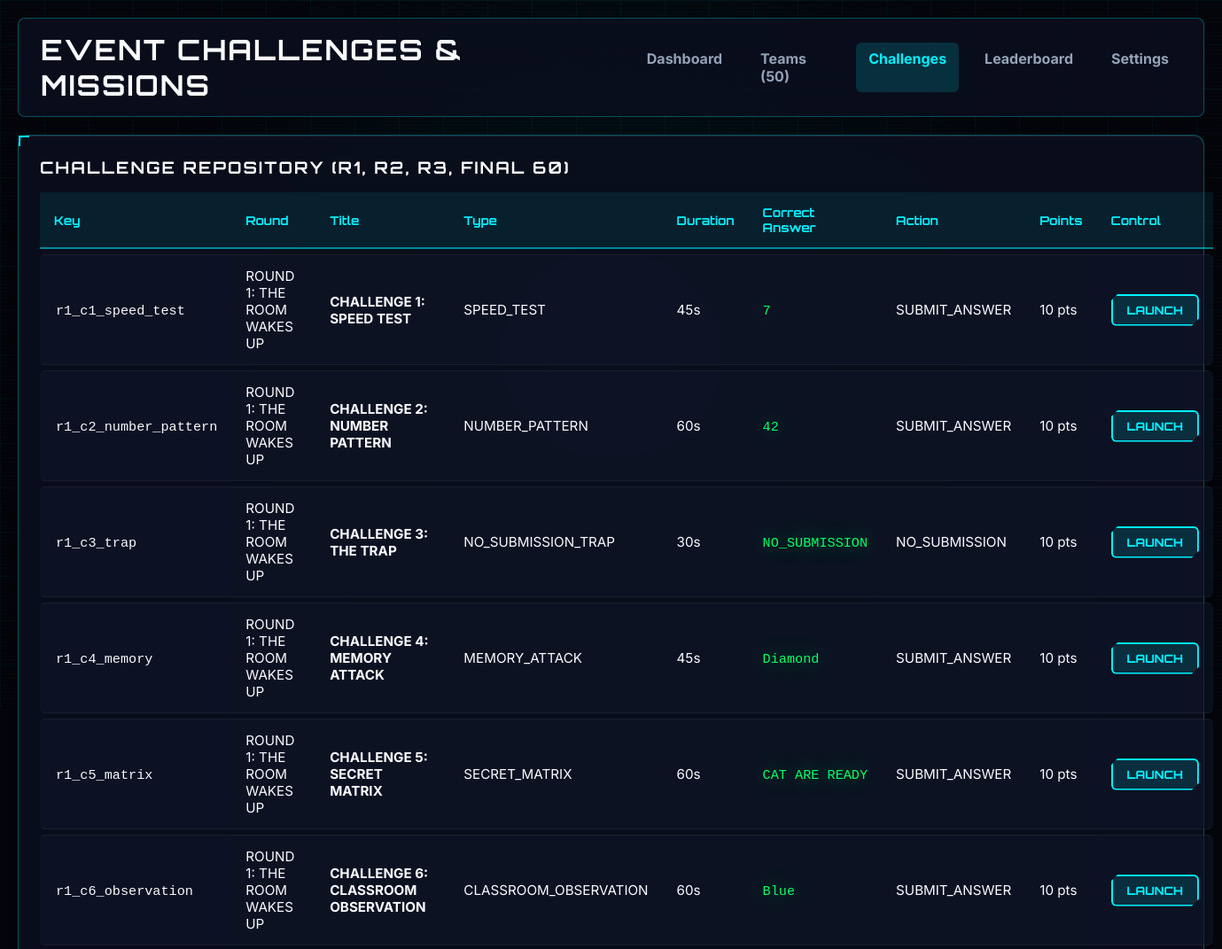
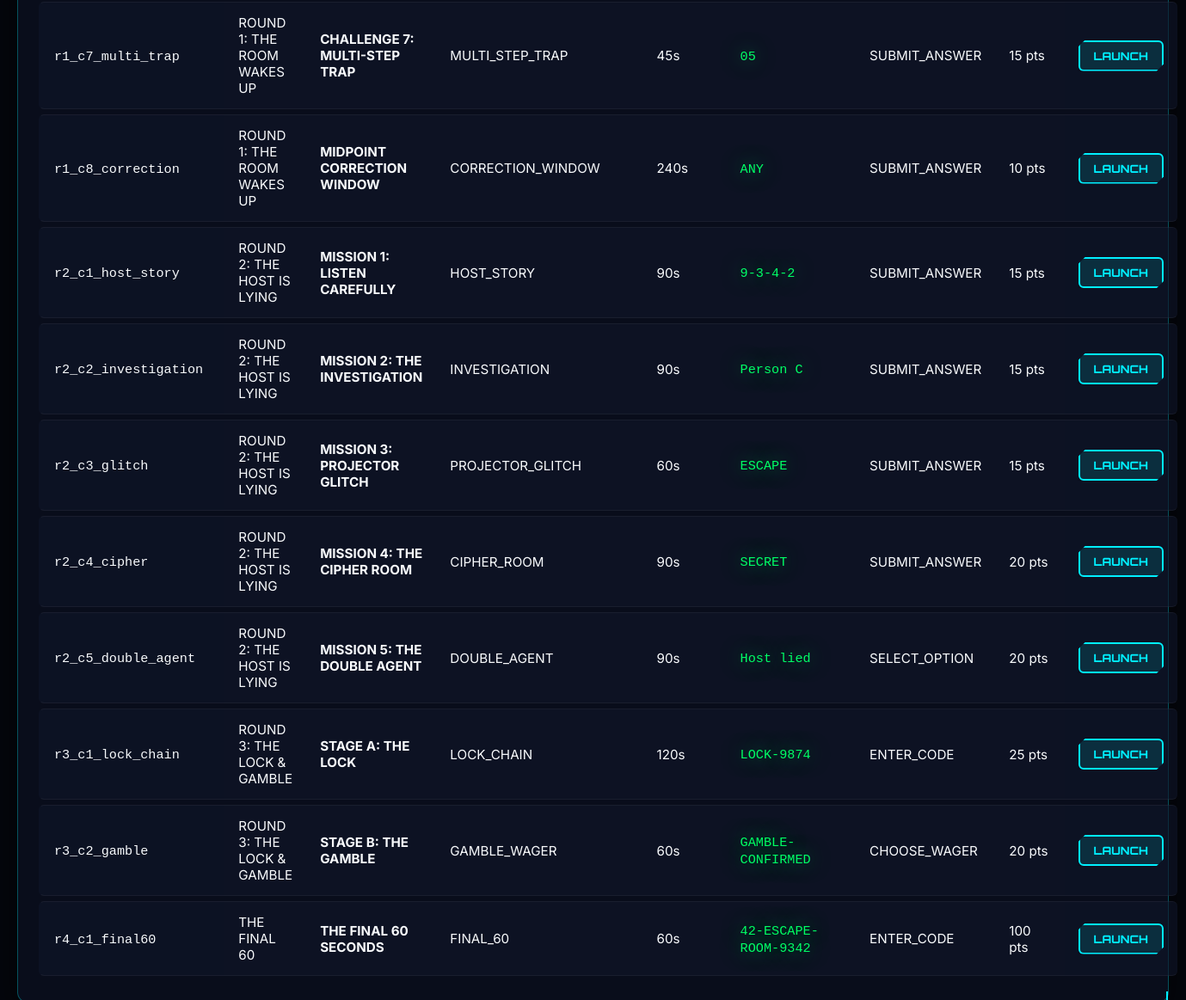
Screenshot of /host/challenges (signed in) with the database file from the repository (2 pictures, top to bottom).
### tables this page shows
CREATE TABLE challenges (
    id INTEGER PRIMARY KEY AUTOINCREMENT,
    round_id INTEGER NOT NULL,
    mission_id INTEGER DEFAULT 1,
    challenge_key TEXT UNIQUE NOT NULL,
    title TEXT NOT NULL,
    description TEXT,
    challenge_type TEXT NOT NULL, -- SPEED_TEST, NUMBER_PATTERN, NO_SUBMISSION_TRAP, MEMORY_ATTACK, SECRET_MATRIX, CLASSROOM_OBSERVATION, MULTI_STEP_TRAP, CORRECTION_WINDOW, HOST_STORY, INVESTIGATION, PROJECTOR_GLITCH, CIPHER_ROOM, DOUBLE_AGENT, LOCK_CHAIN, GAMBLE_WAGER, FINAL_60
    duration_sec INTEGER NOT NULL DEFAULT 60,
    correct_answer TEXT,
    expected_action TEXT DEFAULT 'SUBMIT_ANSWER', -- SUBMIT_ANSWER, NO_SUBMISSION, SELECT_OPTION, ENTER_CODE, CHOOSE_WAGER
    base_points INTEGER NOT NULL DEFAULT 10,
    speed_bonus_points INTEGER NOT NULL DEFAULT 0,
    penalty_points INTEGER NOT NULL DEFAULT 0,
    difficulty TEXT NOT NULL DEFAULT 'EASY', -- EASY, MEDIUM, HARD, MONSTER
    display_data_json TEXT,
    options_json TEXT,
    order_index INTEGER NOT NULL DEFAULT 1,
    FOREIGN KEY (round_id) REFERENCES rounds (id)
);

CREATE TABLE rounds (
    id INTEGER PRIMARY KEY AUTOINCREMENT,
    round_number INTEGER UNIQUE NOT NULL,
    title TEXT NOT NULL,
    subtitle TEXT NOT NULL,
    status TEXT NOT NULL DEFAULT 'PENDING', -- PENDING, IN_PROGRESS, COMPLETED
    start_team_count INTEGER NOT NULL,
    end_team_count INTEGER NOT NULL,
    target_duration_min INTEGER NOT NULL
);

### routes/host_routes.py (the view)
@host_bp.route('/challenges')
def challenges():
    all_challenges = query_db("SELECT c.*, r.title as round_title FROM challenges c JOIN rounds r ON c.round_id = r.id ORDER BY c.round_id ASC, c.order_index ASC")
    return render_template('host/challenges.html', challenges=all_challenges)

### database.py (called while the page is built)
def get_db():
    os.makedirs(os.path.dirname(DATABASE_PATH), exist_ok=True)
    conn = sqlite3.connect(DATABASE_PATH, timeout=15)
    conn.row_factory = sqlite3.Row
    conn.execute("PRAGMA foreign_keys = ON;")
    return conn

def query_db(query, args=(), one=False):
    conn = get_db()
    try:
        cur = conn.cursor()
        cur.execute(query, args)
        rv = cur.fetchall()
        return (rv[0] if rv else None) if one else rv
    finally:
        conn.close()

### routes/host_routes.py (called while the page is built)
def check_host_auth():
    return session.get('is_host', False)

@host_bp.before_request
def require_host_login():
    if request.endpoint and 'login' not in request.endpoint and not check_host_auth():
        return redirect(url_for('host.login'))

### templates/host/challenges.html (shortened to what this page needs)
{% extends "base.html" %}
{% block extra_css %}<link rel="stylesheet" href="{{ url_for('static', filename='css/host.css') }}">{% endblock %}
{% block content %}
<div class="host-layout">
    <header class="host-header">
        <div class="header-title">
            <h1>EVENT CHALLENGES & MISSIONS</h1>
        </div>
        <div class="header-nav">
            <a href="{{ url_for('host.dashboard') }}">Dashboard</a>
            <a href="{{ url_for('host.teams') }}">Teams (50)</a>
            <a href="{{ url_for('host.challenges') }}" class="active">Challenges</a>
            <a href="{{ url_for('host.leaderboard') }}">Leaderboard</a>
            <a href="{{ url_for('host.settings') }}">Settings</a>
        </div>
    </header>
    <div class="panel-box">
        <h3>CHALLENGE REPOSITORY (R1, R2, R3, FINAL 60)</h3>
        <div class="table-responsive">
            <table class="hud-table">
                <thead>
                    <tr>
                        <th>Key</th>
                        <th>Round</th>
                        <th>Title</th>
                        <th>Type</th>
                        <th>Duration</th>
                        <th>Correct Answer</th>
                        <th>Action</th>
                        <th>Points</th>
                        <th>Control</th>
                    </tr>
                </thead>
                <tbody>
                    {% for c in challenges %}
                    <tr>
                        <td><code>{{ c.challenge_key }}</code></td>
                        <td>{{ c.round_title }}</td>
                        <td><strong>{{ c.title }}</strong></td>
                        <td><span class="badge">{{ c.challenge_type }}</span></td>
                        <td>{{ c.duration_sec }}s</td>
                        <td><code class="text-green">{{ c.correct_answer }}</code></td>
                        <td>{{ c.expected_action }}</td>
                        <td>{{ c.base_points }} pts</td>
                        <td>
                            <button onclick="hostAction('start_challenge', {challenge_id: {{ c.id }}})" class="btn-sm btn-cyan">
                                LAUNCH
                            </button>
                        </td>
                    </tr>
                    {% endfor %}
                </tbody>
            </table>
        </div>
    </div>
</div>
{% endblock %}

### static/css/global.css (style rules this page uses)
:root { --bg-dark: #04060c; --bg-panel: rgba(10, 15, 29, 0.9); --bg-card: rgba(15, 23, 42, 0.95); --cyan: #00f0ff; --cyan-glow: 0 0 25px rgba(0, 240, 255, 0.6); --cyan-border: rgba(0, 240, 255, 0.5); --magenta: #ff0055; --magenta-glow: 0 0 25px rgba(255, 0, 85, 0.6); --magenta-border: rgba(255, 0, 85, 0.5); --gold: #ffd700; --gold-glow: 0 0 25px rgba(255, 215, 0, 0.6); --gold-border: rgba(255, 215, 0, 0.5); --green: #00ff66; --green-glow: 0 0 25px rgba(0, 255, 102, 0.6); --green-border: rgba(0, 255, 102, 0.5); --red: #ff2a44; --red-glow: 0 0 25px rgba(255, 42, 68, 0.6); --text-main: #f8fafc; --text-muted: #94a3b8; --border-hud: rgba(0, 240, 255, 0.3); --font-title: 'Orbitron', sans-serif; --font-sub: 'Rajdhani', sans-serif; --font-mono: 'Share Tech Mono', monospace; --font-sans: 'Inter', sans-serif; }
* { box-sizing: border-box; margin: 0; padding: 0; }
body { background-color: var(--bg-dark); color: var(--text-main); font-family: var(--font-sans); min-height: 100vh; overflow-x: hidden; }
h1, h2, h3, h4 { font-family: var(--font-title); letter-spacing: 2px; text-transform: uppercase; }
.text-green { color: var(--green); text-shadow: var(--green-glow); }
button, .btn-cyan, .btn-magenta, .btn-gold, .btn-green, .btn-danger, .btn-warning { display: inline-flex; align-items: center; justify-content: center; gap: 8px; padding: 14px 28px; font-family: var(--font-title); font-size: 0.95rem; font-weight: 800; text-transform: uppercase; text-decoration: none; border: 2px solid transparent; border-radius: 6px; cursor: pointer; transition: all 0.25s cubic-bezier(0.4, 0, 0.2, 1); box-shadow: 0 4px 15px rgba(0,0,0,0.5); clip-path: polygon(8px 0, 100% 0, 100% calc(100% - 8px), calc(100% - 8px) 100%, 0 100%, 0 8px); }
.btn-cyan { background: rgba(0, 240, 255, 0.12); color: var(--cyan); border-color: var(--cyan); }
.btn-sm { padding: 8px 16px; font-size: 0.8rem; }
.panel-box { background: var(--bg-panel); border: 1px solid var(--border-hud); border-radius: 12px; padding: 24px; backdrop-filter: blur(16px); box-shadow: 0 10px 30px rgba(0,0,0,0.6), inset 0 1px 0 rgba(255,255,255,0.1); margin-bottom: 20px; position: relative; }
.panel-box::before { content: ''; position: absolute; top: 0; left: 0; width: 10px; height: 10px; border-top: 2px solid var(--cyan); border-left: 2px solid var(--cyan); }
.panel-box::after { content: ''; position: absolute; bottom: 0; right: 0; width: 10px; height: 10px; border-bottom: 2px solid var(--cyan); border-right: 2px solid var(--cyan); }
.hud-table { width: 100%; border-collapse: separate; border-spacing: 0 6px; margin-top: 10px; }
.hud-table th { background: rgba(0, 240, 255, 0.08); color: var(--cyan); font-family: var(--font-title); text-align: left; padding: 14px 16px; font-size: 0.85rem; border-bottom: 2px solid var(--cyan-border); }
.hud-table td { padding: 14px 16px; background: rgba(15, 23, 42, 0.6); border-top: 1px solid rgba(255,255,255,0.05); border-bottom: 1px solid rgba(255,255,255,0.05); font-size: 0.95rem; }
.hud-table tr td:first-child { border-left: 2px solid transparent; border-top-left-radius: 6px; border-bottom-left-radius: 6px; }
.hud-table tr td:last-child { border-top-right-radius: 6px; border-bottom-right-radius: 6px; }

### static/css/host.css (style rules this page uses)
.host-layout { display: flex; flex-direction: column; gap: 20px; }
.host-header { display: flex; justify-content: space-between; align-items: center; background: var(--bg-panel); border: 1px solid var(--border-hud); padding: 15px 25px; border-radius: 8px; }
.header-nav { display: flex; gap: 15px; }
.header-nav a { color: var(--text-muted); text-decoration: none; font-weight: 700; padding: 8px 14px; border-radius: 6px; transition: all 0.2s; }
.header-nav a:hover, .header-nav a.active { color: var(--cyan); background: rgba(0, 240, 255, 0.15); }

### rows the page displays
challenges: challenge_key "r1_c1_speed_test", round_title "ROUND 1: THE ROOM WAKES UP", title "CHALLENGE 1: SPEED TEST", challenge_type "SPEED_TEST", duration_sec "45", correct_answer "7", expected_action "SUBMIT_ANSWER", base_points "10"
challenges: challenge_key "r1_c2_number_pattern", round_title "ROUND 1: THE ROOM WAKES UP", title "CHALLENGE 2: NUMBER PATTERN", challenge_type "NUMBER_PATTERN", duration_sec "60", correct_answer "42", expected_action "SUBMIT_ANSWER", base_points "10"
challenges: challenge_key "r1_c3_trap", round_title "ROUND 1: THE ROOM WAKES UP", title "CHALLENGE 3: THE TRAP", challenge_type "NO_SUBMISSION_TRAP", duration_sec "30", correct_answer "NO_SUBMISSION", expected_action "NO_SUBMISSION", base_points "10"
challenges: challenge_key "r1_c4_memory", round_title "ROUND 1: THE ROOM WAKES UP", title "CHALLENGE 4: MEMORY ATTACK", challenge_type "MEMORY_ATTACK", duration_sec "45", correct_answer "Diamond", expected_action "SUBMIT_ANSWER", base_points "10"
challenges: challenge_key "r1_c5_matrix", round_title "ROUND 1: THE ROOM WAKES UP", title "CHALLENGE 5: SECRET MATRIX", challenge_type "SECRET_MATRIX", duration_sec "60", correct_answer "CAT ARE READY", expected_action "SUBMIT_ANSWER", base_points "10"
challenges: challenge_key "r1_c6_observation", round_title "ROUND 1: THE ROOM WAKES UP", title "CHALLENGE 6: CLASSROOM OBSERVATION", challenge_type "CLASSROOM_OBSERVATION", duration_sec "60", correct_answer "Blue", expected_action "SUBMIT_ANSWER", base_points "10"
challenges: challenge_key "r1_c7_multi_trap", round_title "ROUND 1: THE ROOM WAKES UP", title "CHALLENGE 7: MULTI-STEP TRAP", challenge_type "MULTI_STEP_TRAP", duration_sec "45", correct_answer "05", expected_action "SUBMIT_ANSWER", base_points "15"
challenges: challenge_key "r1_c8_correction", round_title "ROUND 1: THE ROOM WAKES UP", title "MIDPOINT CORRECTION WINDOW", challenge_type "CORRECTION_WINDOW", duration_sec "240", correct_answer "ANY", expected_action "SUBMIT_ANSWER", base_points "10"
challenges: challenge_key "r2_c1_host_story", round_title "ROUND 2: THE HOST IS LYING", title "MISSION 1: LISTEN CAREFULLY", challenge_type "HOST_STORY", duration_sec "90", correct_answer "9-3-4-2", expected_action "SUBMIT_ANSWER", base_points "15"
challenges: challenge_key "r2_c2_investigation", round_title "ROUND 2: THE HOST IS LYING", title "MISSION 2: THE INVESTIGATION", challenge_type "INVESTIGATION", duration_sec "90", correct_answer "Person C", expected_action "SUBMIT_ANSWER", base_points "15"
challenges: challenge_key "r2_c3_glitch", round_title "ROUND 2: THE HOST IS LYING", title "MISSION 3: PROJECTOR GLITCH", challenge_type "PROJECTOR_GLITCH", duration_sec "60", correct_answer "ESCAPE", expected_action "SUBMIT_ANSWER", base_points "15"
challenges: challenge_key "r2_c4_cipher", round_title "ROUND 2: THE HOST IS LYING", title "MISSION 4: THE CIPHER ROOM", challenge_type "CIPHER_ROOM", duration_sec "90", correct_answer "SECRET", expected_action "SUBMIT_ANSWER", base_points "20"
challenges: challenge_key "r2_c5_double_agent", round_title "ROUND 2: THE HOST IS LYING", title "MISSION 5: THE DOUBLE AGENT", challenge_type "DOUBLE_AGENT", duration_sec "90", correct_answer "Host lied", expected_action "SELECT_OPTION", base_points "20"
challenges: challenge_key "r3_c1_lock_chain", round_title "ROUND 3: THE LOCK & GAMBLE", title "STAGE A: THE LOCK", challenge_type "LOCK_CHAIN", duration_sec "120", correct_answer "LOCK-9874", expected_action "ENTER_CODE", base_points "25"
challenges: challenge_key "r3_c2_gamble", round_title "ROUND 3: THE LOCK & GAMBLE", title "STAGE B: THE GAMBLE", challenge_type "GAMBLE_WAGER", duration_sec "60", correct_answer "GAMBLE-CONFIRMED", expected_action "CHOOSE_WAGER", base_points "20"
challenges: challenge_key "r4_c1_final60", round_title "THE FINAL 60", title "THE FINAL 60 SECONDS", challenge_type "FINAL_60", duration_sec "60", correct_answer "42-ESCAPE-ROOM-9342", expected_action "ENTER_CODE", base_points "100"
